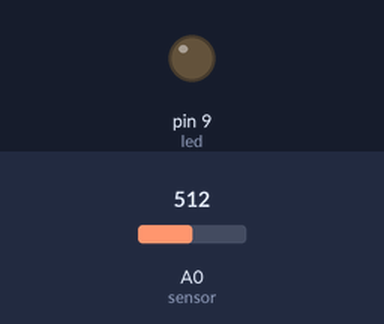
Simulated run of this sketch. Board: Arduino Uno, built with avr-gcc and run on an emulated ATmega328P. Parts: output pins drawn as LEDs (lit = HIGH). The test bench sets the inputs (shaded band); at power-on: A0 (sensor) = 512.

Above: at 1.2 s.
1.3 s: A0 (sensor) set to 56
2.8 s: A0 (sensor) set to 47
At 4.0 s:
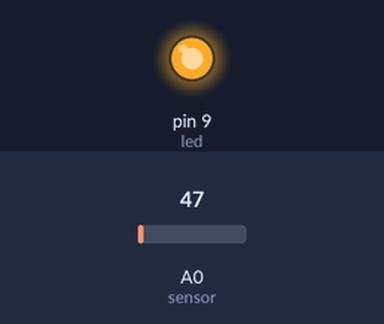
4.3 s: A0 (sensor) set to 122
At 5.4 s:
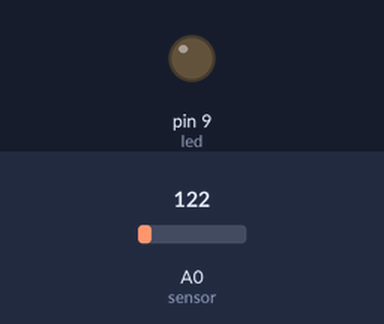
5.8 s: A0 (sensor) set to 40
At 6.4 s:
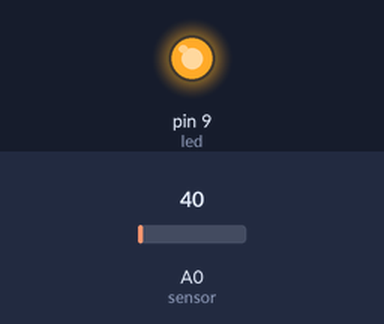
Timing chart, 0 to 8.3 s (numbered marks = the images above; inputs shaded):
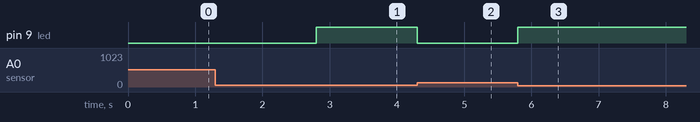

Measured:
- the behaviour switches between 51 and 50 on A0 (sensor) (found by bisection; images 0 and 1)
- after the input at 1.3 s, every drawn part: stays the same
- after the input at 2.8 s, pin 9 (led): LOW → HIGH at once
- after the input at 4.3 s, pin 9 (led): HIGH → LOW at once
- after the input at 5.8 s, pin 9 (led): LOW → HIGH at once

The sketch:

LDR_senser.ino
```cpp
int sensor = A0;
int led = 9;
void setup()
{
 pinMode(sensor, INPUT);
 pinMode(led, OUTPUT);
}
void loop()
{
  int sensorValue = analogRead(sensor);
  if( sensorValue <= 50 )
  {
    digitalWrite(led, HIGH);
    Serial.print("LED ON ");
    Serial.println(sensorValue);
    delay(100);
  }
else
  {
   digitalWrite(led, LOW);
   Serial.println("LED OFF");
  }
}
```
